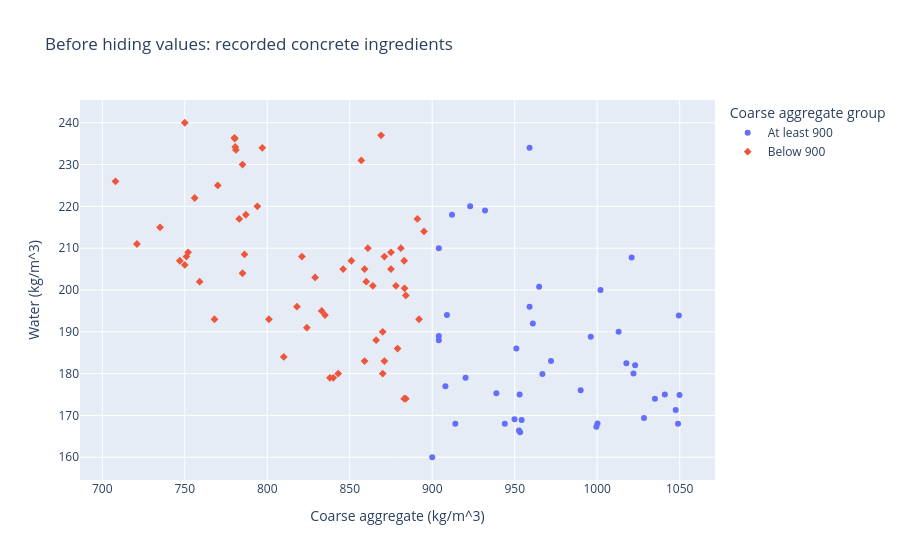

Source (notebook cell):
### Markdown cell above
# Andrew Kozlevcar
# 11:00 to 11:50

### Code cell
from pathlib import Path
from io import StringIO
import pandas as pd
import numpy as np
import plotly.express as px
from sklearn.linear_model import LinearRegression
from sklearn.metrics import mean_squared_error
from IPython.display import display

# The supplied notebook includes an embedded copy of the data.
# For a blank notebook, upload slump_test.csv or use the UCI URL.
if "SLUMP_CSV" in globals():
    raw = pd.read_csv(StringIO(SLUMP_CSV))
elif Path("slump_test.csv").is_file():
    raw = pd.read_csv("slump_test.csv")
else:
    url = ("https://archive.ics.uci.edu/ml/"
           "machine-learning-databases/concrete/slump/"
           "slump_test.data")
    raw = pd.read_csv(url)

reference = raw.rename(columns={
    "No": "mix_id", "Cement": "cement", "Slag": "slag",
    "Fly ash": "fly_ash", "Water": "water",
    "SP": "superplasticizer", "Coarse Aggr.": "coarse_agg",
    "Fine Aggr.": "fine_agg", "SLUMP(cm)": "slump",
    "FLOW(cm)": "flow",
    "Compressive Strength (28-day)(Mpa)": "strength"
}).copy()

print("Original data shape:", reference.shape)
display(reference.head())
display(reference.isna().sum().rename("Original missing count"))
assert reference.shape == (103, 11)
assert not reference.isna().any().any()

# A teaching grouping, NOT an engineering standard.
reference["coarse_group"] = np.where(
    reference["coarse_agg"] >= 900,
    "At least 900", "Below 900"
)

fig = px.scatter(
    reference, x="coarse_agg", y="water",
    color="coarse_group", symbol="coarse_group",
    hover_data=["mix_id"],
    labels={"coarse_agg": "Coarse aggregate (kg/m^3)",
            "water": "Water (kg/m^3)",
            "coarse_group": "Coarse aggregate group"},
    title="Before hiding values: recorded concrete ingredients"
)
fig.show()

### Figure 1 — Plotly figure (JSON) as saved in the notebook; plotly's stock layout.template omitted (floating-point values rounded to 4 significant figures)
{"data": [{"customdata": [[1], [5], [7], [14], [15], [16], [17], [19], [20], [21], [23], [24], [38], [39], [40], [48], [49], [54], [55], [57], [62], [66], [67], [77], [79], [80], [81], [82], [84], [85], [86], [87], [89], [90], [91], [94], [95], [96], [99], [100], [101], [102]], "hovertemplate": "Coarse aggregate group=At least 900<br>Coarse aggregate (kg/m^3)=%{x}<br>Water (kg/m^3)=%{y}<br>mix_id=%{customdata[0]}<extra></extra>", "legendgroup": "At least 900", "marker": {"color": "#636efa", "symbol": "circle"}, "mode": "markers", "name": "At least 900", "orientation": "v", "showlegend": true, "type": "scatter", "x": [904.0, 923.0, 944.0, 959.0, 1013.0, 953.0, 1002.0, 914.0, 932.0, 959.0, 972.0, 961.0, 1023.0, 1035.0, 1022.0, 904.0, 900.0, 912.0, 951.0, 904.0, 908.0, 1041.0, 1049.0, 990.0, 1050.0, 996.1, 1050.0, 1021.0, 1028.0, 1048.0, 1018.0, 964.8, 1000.0, 999.5, 966.8, 953.3, 952.6, 920.2, 954.2, 949.9, 938.9, 908.9], "xaxis": "x", "y": [210.0, 220.0, 168.0, 234.0, 190.0, 175.0, 200.0, 168.0, 219.0, 196.0, 183.0, 192.0, 182.0, 174.0, 180.0, 188.0, 160.0, 218.0, 186.0, 189.0, 177.0, 175.0, 168.0, 176.0, 174.9, 188.8, 193.9, 207.8, 169.4, 171.3, 182.5, 200.8, 168.1, 167.3, 179.9, 166.0, 166.4, 179.0, 168.9, 169.1, 175.3, 194.0], "yaxis": "y"}, {"customdata": [[2], [3], [4], [6], [8], [9], [10], [11], [12], [13], [18], [22], [25], [26], [27], [28], [29], [30], [31], [32], [33], [34], [35], [36], [37], [41], [42], [43], [44], [45], [46], [47], [50], [51], [52], [53], [56], [58], [59], [60], [61], [63], [64], [65], [68], [69], [70], [71], [72], [73], [74], [75], [76], [78], [83], [88], [92], [93], [97], [98], [103]], "hovertemplate": "Coarse aggregate group=Below 900<br>Coarse aggregate (kg/m^3)=%{x}<br>Water (kg/m^3)=%{y}<br>mix_id=%{customdata[0]}<extra></extra>", "legendgroup": "Below 900", "marker": {"color": "#EF553B", "symbol": "diamond"}, "mode": "markers", "name": "Below 900", "orientation": "v", "showlegend": true, "type": "scatter", "x": [843.0, 840.0, 838.0, 860.0, 750.0, 785.0, 895.0, 751.0, 768.0, 735.0, 750.0, 787.0, 883.0, 871.0, 783.0, 871.0, 878.0, 851.0, 870.0, 785.0, 824.0, 759.0, 708.0, 810.0, 835.0, 752.0, 797.0, 829.0, 859.0, 879.0, 861.0, 883.0, 884.0, 866.0, 770.0, 801.0, 821.0, 846.0, 891.0, 869.0, 875.0, 881.0, 857.0, 833.0, 859.0, 721.0, 756.0, 870.0, 794.0, 818.0, 747.0, 875.0, 892.0, 864.0, 781.0, 780.6, 883.2, 780.1, 884.0, 780.3, 786.2], "xaxis": "x", "y": [180.0, 179.0, 179.0, 202.0, 240.0, 204.0, 214.0, 208.0, 193.0, 215.0, 206.0, 218.0, 174.0, 183.0, 217.0, 208.0, 201.0, 207.0, 190.0, 230.0, 191.0, 202.0, 226.0, 184.0, 194.0, 209.0, 234.0, 203.0, 205.0, 186.0, 210.0, 207.0, 174.0, 188.0, 225.0, 193.0, 208.0, 205.0, 217.0, 237.0, 205.0, 210.0, 231.0, 195.0, 183.0, 211.0, 222.0, 180.0, 220.0, 196.0, 207.0, 209.0, 193.0, 201.0, 233.5, 234.2, 200.4, 236.4, 198.7, 236.2, 208.5], "yaxis": "y"}], "layout": {"legend": {"title": {"text": "Coarse aggregate group"}, "tracegroupgap": 0}, "title": {"text": "Before hiding values: recorded concrete ingredients"}, "xaxis": {"anchor": "y", "domain": [0, 1], "title": {"text": "Coarse aggregate (kg/m^3)"}}, "yaxis": {"anchor": "x", "domain": [0, 1], "title": {"text": "Water (kg/m^3)"}}}}
